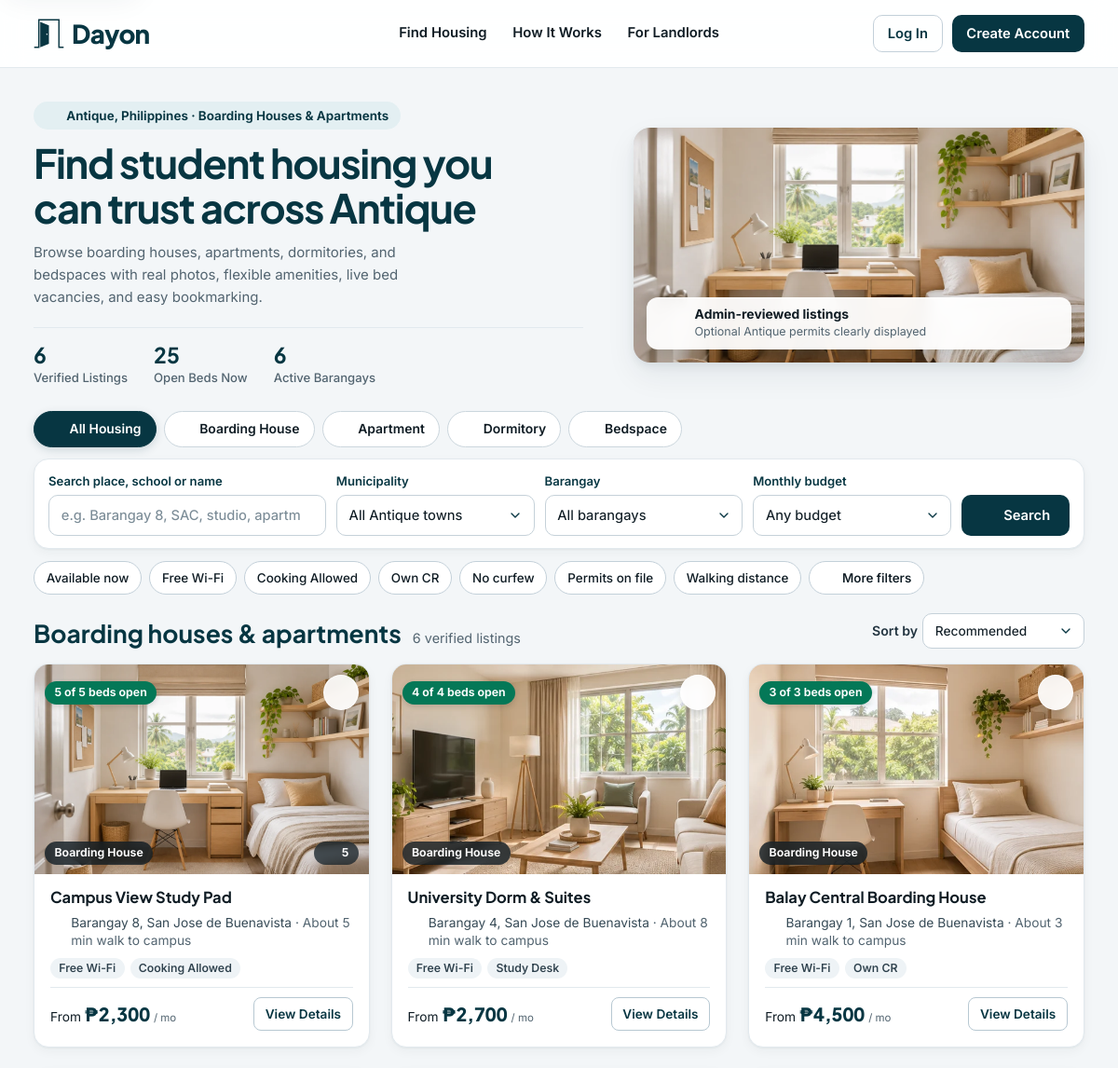
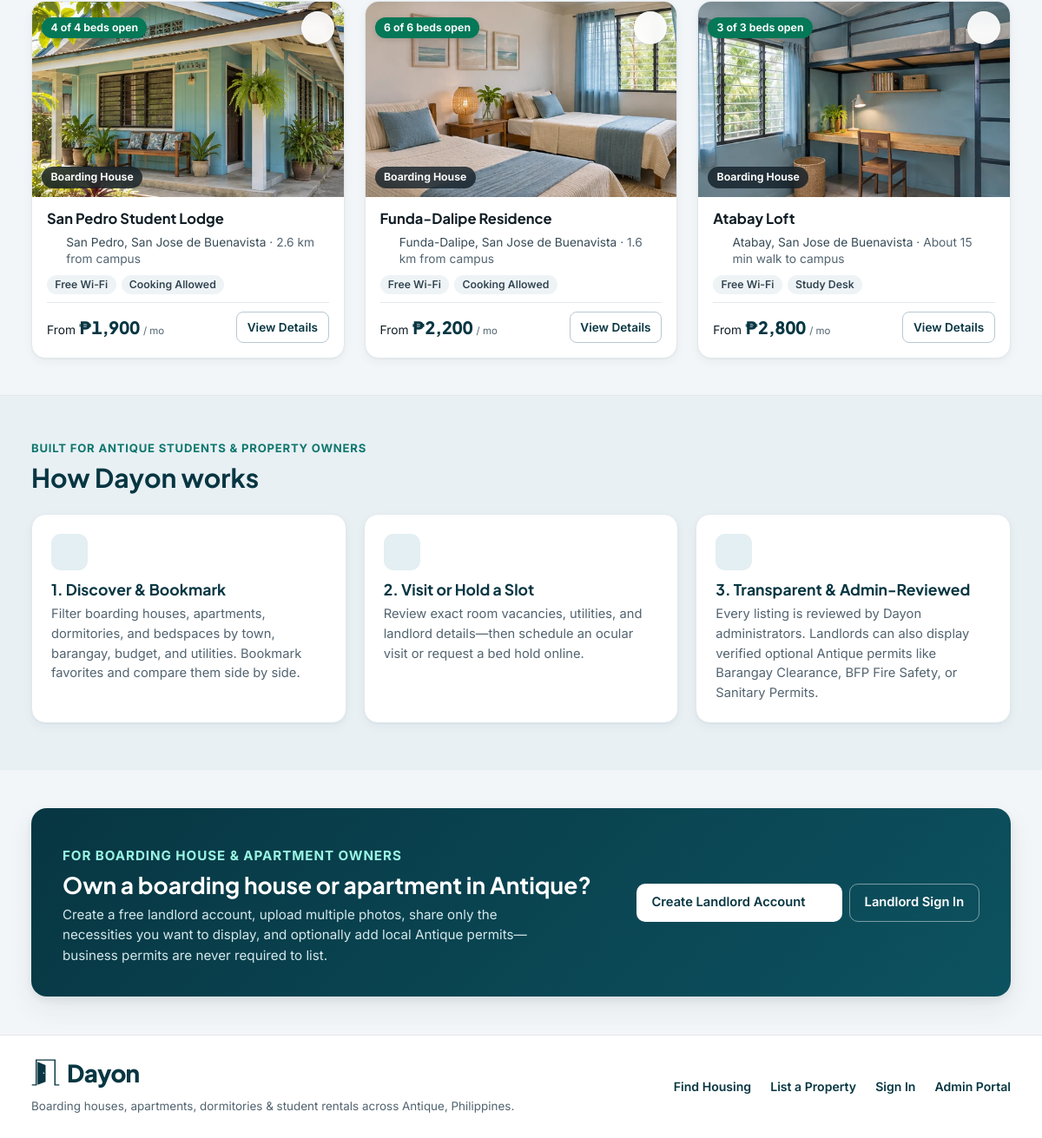
The page / on the database its author committed (2 pictures, top to bottom).
### tables this page shows
CREATE TABLE properties (
    property_id BIGINT UNSIGNED AUTO_INCREMENT PRIMARY KEY,
    landlord_id BIGINT UNSIGNED NOT NULL,
    barangay_id INT UNSIGNED NOT NULL,
    property_name VARCHAR(150) NOT NULL,
    property_type ENUM('boarding_house', 'apartment', 'dormitory', 'bedspace') NOT NULL DEFAULT 'boarding_house',
    description TEXT NULL,
    street_address VARCHAR(255) NULL,
    nearest_school VARCHAR(150) NULL,
    nearest_landmark VARCHAR(255) NULL,
    latitude DECIMAL(10, 7) NULL,
    longitude DECIMAL(10, 7) NULL,
    distance_to_campus_m INT UNSIGNED NULL,
    gender_policy ENUM('all', 'male_only', 'female_only') NULL DEFAULT NULL,
    curfew_time TIME NULL,
    no_curfew TINYINT(1) NOT NULL DEFAULT 0,
    house_rules TEXT NULL,
    water_billing ENUM('included', 'submetered', 'shared', 'fixed') NULL,
    water_notes VARCHAR(150) NULL,
    electricity_billing ENUM('included', 'submetered', 'shared', 'own_meter') NULL,
    electricity_notes VARCHAR(150) NULL,
    wifi_policy ENUM('free', 'paid', 'tenant_own', 'none') NULL,
    wifi_notes VARCHAR(150) NULL,
    furnishing_status ENUM('unfurnished', 'semi_furnished', 'fully_furnished') NULL,
    deposit_terms VARCHAR(200) NULL,
    minimum_stay VARCHAR(100) NULL,
    payment_methods VARCHAR(150) NULL,
    visitor_policy VARCHAR(200) NULL,
    cooking_policy VARCHAR(200) NULL,
    pet_policy VARCHAR(150) NULL,
    contact_person VARCHAR(120) NULL,
    contact_phone VARCHAR(30) NULL,
    contact_social VARCHAR(200) NULL,
    viewing_hours VARCHAR(150) NULL,
    custom_details TEXT NULL,
    is_featured TINYINT(1) NOT NULL DEFAULT 0,
    approval_status ENUM('pending', 'approved', 'rejected', 'revision_requested') NOT NULL DEFAULT 'pending',
    approved_by BIGINT UNSIGNED NULL,
    approved_at TIMESTAMP NULL,
    created_at TIMESTAMP NOT NULL DEFAULT CURRENT_TIMESTAMP,
    updated_at TIMESTAMP NOT NULL DEFAULT CURRENT_TIMESTAMP ON UPDATE CURRENT_TIMESTAMP,
    INDEX idx_properties_search (approval_status, property_type, gender_policy, distance_to_campus_m),
    CONSTRAINT fk_property_landlord FOREIGN KEY (landlord_id) REFERENCES landlord_profiles(landlord_id),
    CONSTRAINT fk_property_barangay FOREIGN KEY (barangay_id) REFERENCES barangays(barangay_id),
    CONSTRAINT fk_property_approver FOREIGN KEY (approved_by) REFERENCES users(user_id) ON DELETE SET NULL
);

### index.php (the view, shortened to what the rows shown need)
<?php
require __DIR__ . '/includes/bootstrap.php';
require __DIR__ . '/includes/finder.php';
$filters = finder_filters($_GET);
$listings = find_properties($filters);
require __DIR__ . '/includes/header.php';
?>
<main id="main">
    <div class="container finder-main">
        <section class="finder-hero" aria-labelledby="finder-title">
            <div class="hero-copy">
                <h1 id="finder-title">Find student housing you can trust across Antique</h1>
            </div>
        </section>
        <section id="listings" class="listing-section" data-finder-results aria-labelledby="results-title">
            <?php require __DIR__ . '/includes/listing_results.php'; ?>
        </section>
    </div>
    <section class="how-it-works" id="how-it-works" aria-label="How Dayon works">
        <div class="container">
            <div class="section-intro">
                <h2>How Dayon works</h2>
            </div>
        </div>
    </section>
    <section class="container landlord-invite" id="for-landlords">
        <div class="landlord-invite-card">
            <div>
                <h2>Own a boarding house or apartment in <?= e(DAYON_PROVINCE) ?>?</h2>
            </div>
        </div>
    </section>
</main>
<?php require __DIR__ . '/includes/footer.php'; ?>

### includes/listing_results.php (shortened to what the rows shown need)
<div class="listing-heading">
    <div>
        <h2 id="results-title" tabindex="-1"><?= $filters['property_type'] ? e(property_type_label($filters['property_type'])) . 's' : 'Boarding houses & apartments' ?></h2>
    </div>
</div>
<?php if (!$listings): ?>
    <div class="empty-state">
        <?= icon('search') ?>
        <h2>No boarding houses or apartments match your filters.</h2>
        <p>Try widening your budget, switching property types, or clearing a quick filter.</p>
        <a href="<?= e(url('index.php#listings')) ?>" class="button secondary" data-clear-filters>Reset filters</a>
    </div>
<?php else: ?>
    <div class="listing-grid">
        <?php foreach ($listings as $position => $listing):
            $id = (int) $listing['property_id'];
            $beds = (int) $listing['beds_available'];
            $capacity = (int) $listing['bed_capacity'];
            $detail = 'property.php?id=' . $id;
            $saved = isset($favorites[$id]);
            $amenitiesOnCard = array_filter(explode('|', (string) ($listing['amenities'] ?? '')));
            $priorityAmenities = array_intersect(array_keys(SHORT_AMENITIES), $amenitiesOnCard);
            $tags = [];
            foreach (array_slice($priorityAmenities ?: $amenitiesOnCard, 0, 2) as $tag) {
                $tags[] = SHORT_AMENITIES[$tag] ?? $tag;
            }
            $permitCount = (int) ($listing['verified_permit_count'] ?? 0);
            $photoCount = (int) ($listing['photo_count'] ?? 0);
        ?>
        <article class="listing-card<?= !empty($listing['is_featured']) ? ' is-featured' : '' ?>">
            <div class="listing-image">
                <a class="image-link" href="<?= e(url($detail)) ?>" aria-label="View <?= e($listing['property_name']) ?>">
                    <?php if ($listing['image_path']): ?>
                        <img<?= $position >= 3 ? ' loading="lazy"' : '' ?> decoding="async" src="<?= e(media_url($listing['image_path'])) ?>" alt="<?= e($listing['property_name']) ?>">
                    <?php else: ?>
                        <span class="image-placeholder"><?= icon('building') ?></span>
                    <?php endif; ?>
                </a>
                <div class="card-badges-top">
                    <span class="vacancy-chip<?= availability_class($beds, $capacity) ?>"><?= e(availability_label($beds, $capacity)) ?></span>
                    <?php if (($user['role_name'] ?? '') === 'student'): ?>
                        <form method="post" action="<?= e(url('api/toggle_bookmark.php')) ?>" data-bookmark class="card-bookmark-form">
                            <?= csrf_field() ?>
                            <input type="hidden" name="property_id" value="<?= $id ?>">
                            <button class="bookmark-fab<?= $saved ? ' is-saved' : '' ?>" type="submit" aria-label="<?= $saved ? 'Remove bookmark for ' : 'Bookmark ' ?><?= e($listing['property_name']) ?>" aria-pressed="<?= $saved ? 'true' : 'false' ?>" title="<?= $saved ? 'Bookmarked' : 'Bookmark this house' ?>">
                                <?= icon('bookmark') ?>
                            </button>
                        </form>
                    <?php elseif (!$user): ?>
                        <a class="bookmark-fab" href="<?= e(url('login.php?next=' . rawurlencode($detail))) ?>" aria-label="Sign in as student to bookmark <?= e($listing['property_name']) ?>" title="Sign in as student to bookmark">
                            <?= icon('bookmark') ?>
                        </a>
                    <?php endif; ?>
                </div>
                <div class="card-badges-bottom">
                    <span class="type-chip"><?= e(property_type_label($listing['property_type'] ?? 'boarding_house')) ?></span>
                    <?php if ($photoCount > 1): ?>
                        <span class="photo-count-chip"><?= icon('image') ?> <?= $photoCount ?></span>
                    <?php endif; ?>
                </div>
            </div>
            <div class="listing-card-content">
                <div class="listing-title">
                    <h3><a href="<?= e(url($detail)) ?>"><?= e($listing['property_name']) ?></a></h3>
                </div>
                <p class="listing-location">
                    <?= icon('pin') ?>
                    <span>
                        <?= e($listing['barangay_name']) ?>, <?= e($listing['municipality_name']) ?>
                        <?php if ($listing['distance_to_campus_m'] !== null): ?>
                            <span class="area-name">· <?= e(campus_walk_label((int) $listing['distance_to_campus_m'], $listing['nearest_school'] ?: null)) ?></span>
                        <?php elseif (!empty($listing['nearest_landmark'])): ?>
                            <span class="area-name">· <?= e(mb_strimwidth((string) $listing['nearest_landmark'], 0, 48, '…')) ?></span>
                        <?php endif; ?>
                    </span>
                </p>
                <?php if ($tags || $permitCount > 0): ?>
                    <div class="listing-tags">
                        <?php foreach ($tags as $tag): ?><span><?= e($tag) ?></span><?php endforeach; ?>
                    </div>
                <?php endif; ?>
                <div class="listing-price">
                    <?php if ($listing['from_rate'] !== null): ?>
                        <span>From <strong><?= e(display_price($listing['from_rate'])) ?></strong> <small class="muted">/ mo</small></span>
                    <?php else: ?>
                        <span class="muted"><strong>Inquire</strong> for rates</span>
                    <?php endif; ?>
                    <a class="button small secondary" href="<?= e(url($detail)) ?>">View Details</a>
                </div>
            </div>
        </article>
        <?php endforeach; ?>
    </div>
<?php endif; ?>

### includes/helpers.php (shortened to what the rows shown need)
<?php
function e(mixed $value): string
{
    return htmlspecialchars((string) $value, ENT_QUOTES | ENT_SUBSTITUTE, 'UTF-8');
}
function url(string $path = ''): string
{
    static $base = null;
    if ($base === null) {
        $configured = getenv('DAYON_BASE_PATH');
        $root = str_replace('\\', '/', (string) realpath($_SERVER['DOCUMENT_ROOT'] ?? APP_ROOT));
        $app = str_replace('\\', '/', APP_ROOT);
        $prefix = rtrim($root, '/') . '/';
        $base = $configured !== false
            ? '/' . trim($configured, '/')
            : (str_starts_with(strtolower($app), strtolower($prefix)) ? '/' . substr($app, strlen($prefix)) : '');
        $base = rtrim($base, '/');
    }
    return $base . '/' . ltrim($path, '/');
}
function query(string $sql, array $params = []): PDOStatement
{
    global $pdo;
    $statement = $pdo->prepare($sql);
    $statement->execute($params);
    return $statement;
}
function rows(string $sql, array $params = []): array
{
    return query($sql, $params)->fetchAll();
}
function display_price(mixed $value): string
{
    $amount = (float) $value;
    return '₱' . number_format($amount, floor($amount) === $amount ? 0 : 2);
}
function media_url(string $path): string
{
    if (preg_match('~^assets/images/[a-z\d/_-]+\.(?:webp|jpe?g|png)$~iD', $path)) {
        return url($path);
    }
    return url('media.php?file=' . rawurlencode($path));
}
function icon(string $name, string $class = ''): string
{
    return '<svg class="icon ' . e($class) . '" aria-hidden="true" viewBox="0 0 24 24" fill="none" stroke="currentColor" stroke-width="1.75" stroke-linecap="round" stroke-linejoin="round">' . ($paths[$name] ?? '') . '</svg>';
}

### rows shown on the page
properties: shows a picture, property_name "Campus View Study Pad", barangay_name "Barangay 8", municipality_name "San Jose de Buenavista", distance_to_campus_m+nearest_school "About 5 min walk to campus", tag "Free Wi-Fi", tag "Cooking Allowed", from_rate "₱2,300"
properties: shows a picture, property_name "University Dorm & Suites", barangay_name "Barangay 4", municipality_name "San Jose de Buenavista", distance_to_campus_m+nearest_school "About 8 min walk to campus", tag "Free Wi-Fi", tag "Study Desk", from_rate "₱2,700"
properties: shows a picture, property_name "Balay Central Boarding House", barangay_name "Barangay 1", municipality_name "San Jose de Buenavista", distance_to_campus_m+nearest_school "About 3 min walk to campus", tag "Free Wi-Fi", tag "Own CR", from_rate "₱4,500"
properties: shows a picture, property_name "San Pedro Student Lodge", barangay_name "San Pedro", municipality_name "San Jose de Buenavista", distance_to_campus_m+nearest_school "2.6 km from campus", tag "Free Wi-Fi", tag "Cooking Allowed", from_rate "₱1,900"
properties: shows a picture, property_name "Funda-Dalipe Residence", barangay_name "Funda-Dalipe", municipality_name "San Jose de Buenavista", distance_to_campus_m+nearest_school "1.6 km from campus", tag "Free Wi-Fi", tag "Cooking Allowed", from_rate "₱2,200"
properties: shows a picture, property_name "Atabay Loft", barangay_name "Atabay", municipality_name "San Jose de Buenavista", distance_to_campus_m+nearest_school "About 15 min walk to campus", tag "Free Wi-Fi", tag "Study Desk", from_rate "₱2,800"

### other values the page prints
DAYON_PROVINCE_LABEL "Antique, Philippines"
$stats['verified_listings'] "6"
$stats['open_beds'] "25"
$stats['active_barangays'] "6"
$typeLabel "Boarding House"
$typeLabel "Apartment"
$typeLabel "Dormitory"
$typeLabel "Bedspace"
SHORT_AMENITIES[$name] "Free Wi-Fi"
SHORT_AMENITIES[$name] "Cooking Allowed"
SHORT_AMENITIES[$name] "Own CR"
count($listings) "6"
DAYON_PROVINCE "Antique"
